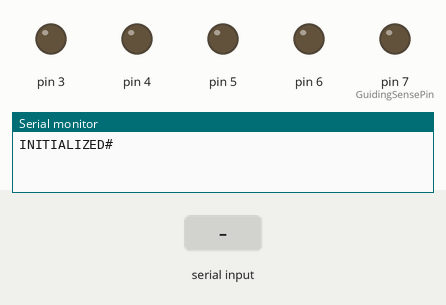
Bench run of a sketch on a simulated Arduino Uno, built with avr-gcc and run on an emulated ATmega328P. On the bench: output pins drawn as LEDs (lit = HIGH), the last lines printed to the serial monitor. The test bench sets the inputs (shaded band).

Above: at 1.2 s.
1.3 s: "CONNECT#" received over Serial
At 2.3 s:
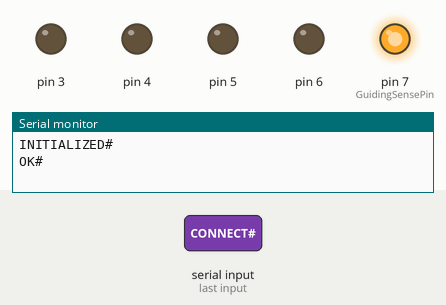
2.8 s: "RA+#" received over Serial
At 3.5 s:
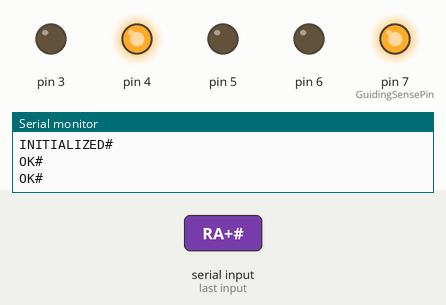
4.3 s: "RA-#" received over Serial
At 4.6 s:
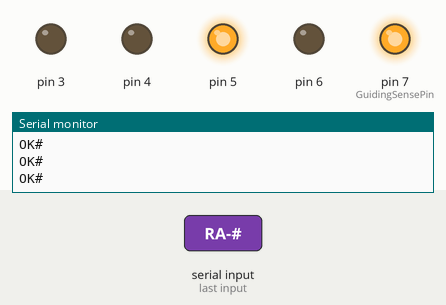
5.8 s: "DEC+#" received over Serial
At 6.9 s:
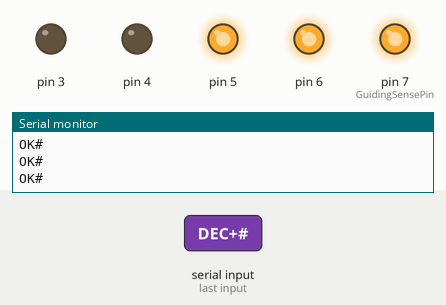
7.3 s: "RA0#" received over Serial
At 8.1 s:
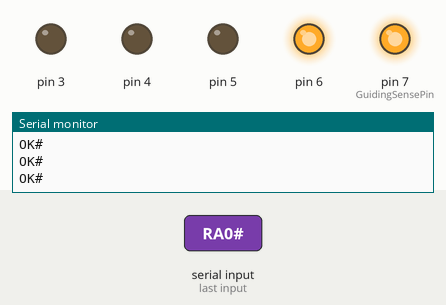
8.8 s: "DEC-#" received over Serial
At 9.2 s:
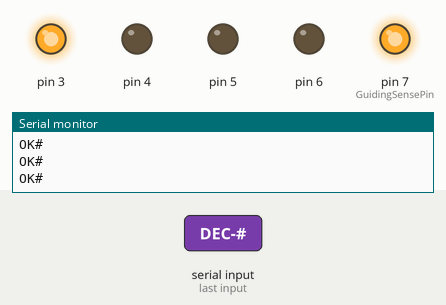
Timing chart, 0 to 11.3 s (numbered marks = the images above; inputs shaded):
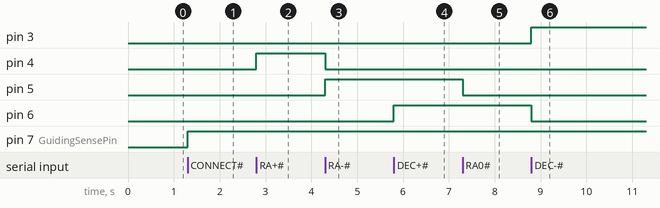

The sketch:

ArduinoNANOFirmwareLight.ino
```cpp
// (licence header left out)
/*
   Led indicates whether the software requested connection, it is shut off when the software disconnects
*/
const int GuidingSensePin = 7;
/**
   An axis has a pin per direction.
   Both pins cannot be up at the same time.
*/
class Axis {
  private:
    int plusPin;
    int minusPin;
  public:
    Axis(int plusPin, int minusPin) :
      plusPin(plusPin), minusPin(minusPin) {
    }
    void setupPins() {
      pinMode(this->plusPin, OUTPUT);
      pinMode(this->minusPin, OUTPUT);
    }
    void plus() {
      digitalWrite(this->minusPin, LOW);
      digitalWrite(this->plusPin, HIGH);
    }
    void minus() {
      digitalWrite(this->plusPin, LOW);
      digitalWrite(this->minusPin, HIGH);
    }
    void reset() {
      digitalWrite(this->minusPin, LOW);
      digitalWrite(this->plusPin, LOW);
    }
};

class Axis rightAscension(
    4, //RA+ pin
    5); //RA- pin
class Axis declination(
    6,//DEC+ pin
    3);//DEC- pin

void setup()
{
  rightAscension.setupPins();
  declination.setupPins();
  pinMode(GuidingSensePin, OUTPUT);
  //57.6k, 8 data bits, no parity, one stop bit.
  Serial.begin(57600, SERIAL_8N1);
  //Wait for serial port to connect. Needed for Leonardo only
  while (!Serial);
  Serial.println("INITIALIZED#");
}

void resetPins() {
  rightAscension.reset();
  declination.reset();
}

void loop()
{
  if (Serial.available() > 0) {
    //Received something
    String GuideCode = Serial.readStringUntil('#');
    boolean validGuideCode = true;
    //Parse GuideCode
    if (GuideCode == "CONNECT") {
      digitalWrite(GuidingSensePin, HIGH);
      resetPins();
    }
    else if (GuideCode == "DISCONNECT") {
      digitalWrite(GuidingSensePin, LOW);
      resetPins();
    }
    else if (GuideCode == "RA0") {
      rightAscension.reset();
    }
    else if (GuideCode == "RA+") {
      rightAscension.plus();
    }
    else if (GuideCode == "RA-") {
      rightAscension.minus();
    }
    else if (GuideCode == "DEC0") {
      declination.reset();
    }
    else if (GuideCode == "DEC+") {
      declination.plus();
    }
    else if (GuideCode == "DEC-") {
      declination.minus();
    }
    else {
      validGuideCode = false;
    }
    if (validGuideCode) {
      //Acknowledge valid command
      Serial.println("OK#");
    }
  }
}
```

Measured:
- after the input at 1.3 s, pin 7 (GuidingSensePin): LOW → HIGH at once
- after the input at 2.8 s, pin 4: LOW → HIGH at once
- after the input at 4.3 s, pin 4: HIGH → LOW at once; pin 5: LOW → HIGH at once
- after the input at 5.8 s, pin 6: LOW → HIGH at once
- after the input at 7.3 s, pin 5: HIGH → LOW at once
- after the input at 8.8 s, pin 3: LOW → HIGH at once; pin 6: HIGH → LOW at once
